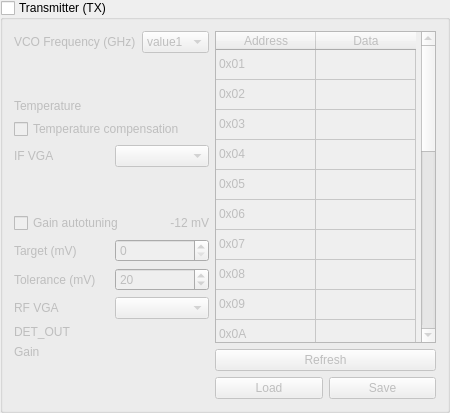
             <widget class="QGroupBox" name="gb_transmitter">
              <property name="sizePolicy">
               <sizepolicy hsizetype="Expanding" vsizetype="Expanding">
                <horstretch>0</horstretch>
                <verstretch>0</verstretch>
               </sizepolicy>
              </property>
              <property name="title">
               <string>Transmitter (TX)</string>
              </property>
              <property name="checkable">
               <bool>true</bool>
              </property>
              <property name="checked">
               <bool>false</bool>
              </property>
              <layout class="QVBoxLayout" name="verticalLayout_12">
               <item>
                <layout class="QHBoxLayout" name="horizontalLayout_12">
                 <item>
                  <layout class="QVBoxLayout" name="verticalLayout_7">
                   <item>
                    <layout class="QVBoxLayout" name="verticalLayout_4">
                     <item>
                      <layout class="QHBoxLayout" name="horizontalLayout_11">
                       <item>
                        <widget class="QLabel" name="lbl_tx_vco">
                         <property name="text">
                          <string>VCO Frequency (GHz)</string>
                         </property>
                        </widget>
                       </item>
                       <item>
                        <widget class="QComboBox" name="cb_tx_vco">
                         <item>
                          <property name="text">
                           <string>value1</string>
                          </property>
                         </item>
                         <item>
                          <property name="text">
                           <string>value2</string>
                          </property>
                         </item>
                        </widget>
                       </item>
                      </layout>
                     </item>
                     <item>
                      <spacer name="verticalSpacer_3">
                       <property name="orientation">
                        <enum>Qt::Vertical</enum>
                       </property>
                       <property name="sizeHint" stdset="0">
                        <size>
                         <width>20</width>
                         <height>40</height>
                        </size>
                       </property>
                      </spacer>
                     </item>
                     <item>
                      <layout class="QHBoxLayout" name="horizontalLayout_8">
                       <item>
                        <widget class="QLabel" name="lbl_tx_temp">
                         <property name="text">
                          <string>Temperature</string>
                         </property>
                        </widget>
                       </item>
                       <item>
                        <widget class="QLabel" name="lbl_tx_temp_dyn">
                         <property name="text">
                          <string/>
                         </property>
                         <property name="alignment">
                          <set>Qt::AlignRight|Qt::AlignTrailing|Qt::AlignVCenter</set>
                         </property>
                        </widget>
                       </item>
                      </layout>
                     </item>
                     <item>
                      <layout class="QHBoxLayout" name="horizontalLayout_43">
                       <item>
                        <widget class="QCheckBox" name="chk_tx_auto_ifvga">
                         <property name="text">
                          <string>Temperature compensation</string>
                         </property>
                        </widget>
                       </item>
                      </layout>
                     </item>
                     <item>
                      <layout class="QHBoxLayout" name="horizontalLayout_10">
                       <item>
                        <widget class="QLabel" name="lbl_tx_ifvga">
                         <property name="text">
                          <string>IF VGA</string>
                         </property>
                        </widget>
                       </item>
                       <item>
                        <widget class="QComboBox" name="cb_tx_ifvga">
                         <property name="currentIndex">
                          <number>-1</number>
                         </property>
                         <item>
                          <property name="text">
                           <string>value1</string>
                          </property>
                         </item>
                         <item>
                          <property name="text">
                           <string>value2</string>
                          </property>
                         </item>
                        </widget>
                       </item>
                      </layout>
                     </item>
                     <item>
                      <spacer name="verticalSpacer_4">
                       <property name="orientation">
                        <enum>Qt::Vertical</enum>
                       </property>
                       <property name="sizeHint" stdset="0">
                        <size>
                         <width>20</width>
                         <height>40</height>
                        </size>
                       </property>
                      </spacer>
                     </item>
                     <item>
                      <layout class="QHBoxLayout" name="horizontalLayout_14">
                       <item>
                        <widget class="QCheckBox" name="chk_tx_autotuning">
                         <property name="text">
                          <string>Gain autotuning</string>
                         </property>
                        </widget>
                       </item>
                       <item>
                        <widget class="QLabel" name="label_2">
                         <property name="text">
                          <string>-12 mV</string>
                         </property>
                         <property name="alignment">
                          <set>Qt::AlignRight|Qt::AlignTrailing|Qt::AlignVCenter</set>
                         </property>
                        </widget>
                       </item>
                      </layout>
                     </item>
                     <item>
                      <layout class="QHBoxLayout" name="horizontalLayout_44">
                       <item>
                        <widget class="QLabel" name="lbl_tx_target">
                         <property name="text">
                          <string>Target (mV)</string>
                         </property>
                        </widget>
                       </item>
                       <item>
                        <widget class="QSpinBox" name="sb_tx_target">
                         <property name="toolTip">
                          <string>TX_DET_OUT target voltage for the autotuning algorithm.</string>
                         </property>
                         <property name="readOnly">
                          <bool>false</bool>
                         </property>
                         <property name="maximum">
                          <number>1000</number>
                         </property>
                         <property name="value">
                          <number>0</number>
                         </property>
                        </widget>
                       </item>
                      </layout>
                     </item>
                     <item>
                      <layout class="QHBoxLayout" name="horizontalLayout_40">
                       <item>
                        <widget class="QLabel" name="lbl_tx_tolerance">
                         <property name="text">
                          <string>Tolerance (mV)</string>
                         </property>
                        </widget>
                       </item>
                       <item>
                        <widget class="QSpinBox" name="tx_tolerance">
                         <property name="toolTip">
                          <string>TX_DET_OUT target voltage for the autotuning algorithm.</string>
                         </property>
                         <property name="maximum">
                          <number>1000</number>
                         </property>
                         <property name="value">
                          <number>20</number>
                         </property>
                        </widget>
                       </item>
                      </layout>
                     </item>
                     <item>
                      <layout class="QHBoxLayout" name="horizontalLayout_7">
                       <item>
                        <widget class="QLabel" name="lbl_tx_rfvga">
                         <property name="text">
                          <string>RF VGA</string>
                         </property>
                        </widget>
                       </item>
                       <item>
                        <widget class="QComboBox" name="cb_tx_rfvga">
                         <property name="currentIndex">
                          <number>-1</number>
                         </property>
                         <item>
                          <property name="text">
                           <string>value1</string>
                          </property>
                         </item>
                         <item>
                          <property name="text">
                           <string>value2</string>
                          </property>
                         </item>
                        </widget>
                       </item>
                      </layout>
                     </item>
                     <item>
                      <layout class="QHBoxLayout" name="horizontalLayout_29">
                       <item>
                        <widget class="QLabel" name="lbl_tx_det">
                         <property name="text">
                          <string>DET_OUT</string>
                         </property>
                        </widget>
                       </item>
                       <item>
                        <widget class="QLabel" name="lbl_tx_det_dyn">
                         <property name="text">
                          <string/>
                         </property>
                         <property name="alignment">
                          <set>Qt::AlignRight|Qt::AlignTrailing|Qt::AlignVCenter</set>
                         </property>
                        </widget>
                       </item>
                      </layout>
                     </item>
                     <item>
                      <layout class="QHBoxLayout" name="horizontalLayout_39">
                       <item>
                        <widget class="QLabel" name="lbl_tx_gain">
                         <property name="text">
                          <string>Gain</string>
                         </property>
                        </widget>
                       </item>
                       <item>
                        <widget class="QLabel" name="lbl_tx_gain_dyn">
                         <property name="text">
                          <string/>
                         </property>
                         <property name="alignment">
                          <set>Qt::AlignRight|Qt::AlignTrailing|Qt::AlignVCenter</set>
                         </property>
                        </widget>
                       </item>
                      </layout>
                     </item>
                    </layout>
                   </item>
                   <item>
                    <spacer name="verticalSpacer">
                     <property name="orientation">
                      <enum>Qt::Vertical</enum>
                     </property>
                     <property name="sizeHint" stdset="0">
                      <size>
                       <width>20</width>
                       <height>40</height>
                      </size>
                     </property>
                    </spacer>
                   </item>
                  </layout>
                 </item>
                 <item>
                  <layout class="QVBoxLayout" name="verticalLayout_5">
                   <item>
                    <widget class="QTableWidget" name="tb_tx_registers">
                     <property name="minimumSize">
                      <size>
                       <width>218</width>
                       <height>0</height>
                      </size>
                     </property>
                     <property name="maximumSize">
                      <size>
                       <width>221</width>
                       <height>581</height>
                      </size>
                     </property>
                     <attribute name="verticalHeaderVisible">
                      <bool>false</bool>
                     </attribute>
                     <row>
                      <property name="text">
                       <string>0</string>
                      </property>
                     </row>
                     <row>
                      <property name="text">
                       <string>1</string>
                      </property>
                     </row>
                     <row>
                      <property name="text">
                       <string>2</string>
                      </property>
                     </row>
                     <row>
                      <property name="text">
                       <string>3</string>
                      </property>
                     </row>
                     <row>
                      <property name="text">
                       <string>4</string>
                      </property>
                     </row>
                     <row>
                      <property name="text">
                       <string>5</string>
                      </property>
                     </row>
                     <row>
                      <property name="text">
                       <string>6</string>
                      </property>
                     </row>
                     <row>
                      <property name="text">
                       <string>7</string>
                      </property>
                     </row>
                     <row>
                      <property name="text">
                       <string>8</string>
                      </property>
                     </row>
                     <row>
                      <property name="text">
                       <string>9</string>
                      </property>
                     </row>
                     <row>
                      <property name="text">
                       <string>10</string>
                      </property>
                     </row>
                     <row>
                      <property name="text">
                       <string>11</string>
                      </property>
                     </row>
                     <row>
                      <property name="text">
                       <string>12</string>
                      </property>
                     </row>
                     <row>
                      <property name="text">
                       <string>13</string>
                      </property>
                     </row>
                     <row>
                      <property name="text">
                       <string>14</string>
                      </property>
                     </row>
                     <row>
                      <property name="text">
                       <string>15</string>
                      </property>
                     </row>
                     <row>
                      <property name="text">
                       <string>16</string>
                      </property>
                     </row>
                     <row>
                      <property name="text">
                       <string>17</string>
                      </property>
                     </row>
                     <row>
                      <property name="text">
                       <string>18</string>
                      </property>
                     </row>
                     <row>
                      <property name="text">
                       <string>19</string>
                      </property>
                     </row>
                     <row>
                      <property name="text">
                       <string>20</string>
                      </property>
                     </row>
                     <row>
                      <property name="text">
                       <string>21</string>
                      </property>
                     </row>
                     <row>
                      <property name="text">
                       <string>22</string>
                      </property>
                     </row>
                     <row>
                      <property name="text">
                       <string>23</string>
                      </property>
                     </row>
                     <column>
                      <property name="text">
                       <string>Address</string>
                      </property>
                     </column>
                     <column>
                      <property name="text">
                       <string>Data</string>
                      </property>
                     </column>
                     <item row="0" column="0">
                      <property name="text">
                       <string>0x01</string>
                      </property>
                      <property name="flags">
                       <set>ItemIsEnabled</set>
                      </property>
                     </item>
                     <item row="0" column="1">
                      <property name="text">
                       <string/>
                      </property>
                     </item>
                     <item row="1" column="0">
                      <property name="text">
                       <string>0x02</string>
                      </property>
                      <property name="flags">
                       <set>ItemIsEnabled</set>
                      </property>
                     </item>
                     <item row="1" column="1">
                      <property name="text">
                       <string/>
                      </property>
                     </item>
                     <item row="2" column="0">
                      <property name="text">
                       <string>0x03</string>
                      </property>
                      <property name="flags">
                       <set>ItemIsEnabled</set>
                      </property>
                     </item>
                     <item row="2" column="1">
                      <property name="text">
                       <string/>
                      </property>
                     </item>
                     <item row="3" column="0">
                      <property name="text">
                       <string>0x04</string>
                      </property>
                      <property name="flags">
                       <set>ItemIsEnabled</set>
                      </property>
                     </item>
                     <item row="3" column="1">
                      <property name="text">
                       <string/>
                      </property>
                     </item>
                     <item row="4" column="0">
                      <property name="text">
                       <string>0x05</string>
                      </property>
                      <property name="flags">
                       <set>ItemIsEnabled</set>
                      </property>
                     </item>
                     <item row="4" column="1">
                      <property name="text">
                       <string/>
                      </property>
                     </item>
                     <item row="5" column="0">
                      <property name="text">
                       <string>0x06</string>
                      </property>
                      <property name="flags">
                       <set>ItemIsEnabled</set>
                      </property>
                     </item>
                     <item row="5" column="1">
                      <property name="text">
                       <string/>
                      </property>
                     </item>
                     <item row="6" column="0">
                      <property name="text">
                       <string>0x07</string>
                      </property>
                      <property name="flags">
                       <set>ItemIsEnabled</set>
                      </property>
                     </item>
                     <item row="6" column="1">
                      <property name="text">
                       <string/>
                      </property>
                     </item>
                     <item row="7" column="0">
                      <property name="text">
                       <string>0x08</string>
                      </property>
                      <property name="flags">
                       <set>ItemIsEnabled</set>
                      </property>
                     </item>
                     <item row="7" column="1">
                      <property name="text">
                       <string/>
                      </property>
                     </item>
                     <item row="8" column="0">
                      <property name="text">
                       <string>0x09</string>
                      </property>
                      <property name="flags">
                       <set>ItemIsEnabled</set>
                      </property>
                     </item>
                     <item row="8" column="1">
                      <property name="text">
                       <string/>
                      </property>
                     </item>
                     <item row="9" column="0">
                      <property name="text">
                       <string>0x0A</string>
                      </property>
                      <property name="flags">
                       <set>ItemIsEnabled</set>
                      </property>
                     </item>
                     <item row="9" column="1">
                      <property name="text">
                       <string/>
                      </property>
                     </item>
                     <item row="10" column="0">
                      <property name="text">
                       <string>0x0B</string>
                      </property>
                      <property name="flags">
                       <set>ItemIsEnabled</set>
                      </property>
                     </item>
                     <item row="10" column="1">
                      <property name="text">
                       <string/>
                      </property>
                     </item>
                     <item row="11" column="0">
                      <property name="text">
                       <string>0x0C</string>
                      </property>
                      <property name="flags">
                       <set>ItemIsEnabled</set>
                      </property>
                     </item>
                     <item row="11" column="1">
                      <property name="text">
                       <string/>
                      </property>
                     </item>
                     <item row="12" column="0">
                      <property name="text">
                       <string>0x10</string>
                      </property>
                      <property name="flags">
                       <set>ItemIsEnabled</set>
                      </property>
                     </item>
                     <item row="12" column="1">
                      <property name="text">
                       <string/>
                      </property>
                     </item>
                     <item row="13" column="0">
                      <property name="text">
                       <string>0x11</string>
                      </property>
                      <property name="flags">
                       <set>ItemIsEnabled</set>
                      </property>
                     </item>
                     <item row="13" column="1">
                      <property name="text">
                       <string/>
                      </property>
                     </item>
                     <item row="14" column="0">
                      <property name="text">
                       <string>0x12</string>
                      </property>
                      <property name="flags">
                       <set>ItemIsEnabled</set>
                      </property>
                     </item>
                     <item row="14" column="1">
                      <property name="text">
                       <string/>
                      </property>
                     </item>
                     <item row="15" column="0">
                      <property name="text">
                       <string>0x13</string>
                      </property>
                      <property name="flags">
                       <set>ItemIsEnabled</set>
                      </property>
                     </item>
                     <item row="15" column="1">
                      <property name="text">
                       <string/>
                      </property>
                     </item>
                     <item row="16" column="0">
                      <property name="text">
                       <string>0x14</string>
                      </property>
                      <property name="flags">
                       <set>ItemIsEnabled</set>
                      </property>
                     </item>
                     <item row="16" column="1">
                      <property name="text">
                       <string/>
                      </property>
                     </item>
                     <item row="17" column="0">
                      <property name="text">
                       <string>0x15</string>
                      </property>
                      <property name="flags">
                       <set>ItemIsEnabled</set>
                      </property>
                     </item>
                     <item row="17" column="1">
                      <property name="text">
                       <string/>
                      </property>
                     </item>
                     <item row="18" column="0">
                      <property name="text">
                       <string>0x16</string>
                      </property>
                      <property name="flags">
                       <set>ItemIsEnabled</set>
                      </property>
                     </item>
                     <item row="18" column="1">
                      <property name="text">
                       <string/>
                      </property>
                     </item>
                     <item row="19" column="0">
                      <property name="text">
                       <string>0x17</string>
                      </property>
                      <property name="flags">
                       <set>ItemIsEnabled</set>
                      </property>
                     </item>
                     <item row="19" column="1">
                      <property name="text">
                       <string/>
                      </property>
                     </item>
                     <item row="20" column="0">
                      <property name="text">
                       <string>0x18</string>
                      </property>
                      <property name="flags">
                       <set>ItemIsEnabled</set>
                      </property>
                     </item>
                     <item row="20" column="1">
                      <property name="text">
                       <string/>
                      </property>
                     </item>
                     <item row="21" column="0">
                      <property name="text">
                       <string>0x19</string>
                      </property>
                      <property name="flags">
                       <set>ItemIsEnabled</set>
                      </property>
                     </item>
                     <item row="21" column="1">
                      <property name="text">
                       <string/>
                      </property>
                     </item>
                     <item row="22" column="0">
                      <property name="text">
                       <string>0x1A</string>
                      </property>
                      <property name="flags">
                       <set>ItemIsEnabled</set>
                      </property>
                     </item>
                     <item row="22" column="1">
                      <property name="text">
                       <string/>
                      </property>
                     </item>
                     <item row="23" column="0">
                      <property name="text">
                       <string>0x1B</string>
                      </property>
                      <property name="flags">
                       <set>ItemIsEnabled</set>
                      </property>
                     </item>
                     <item row="23" column="1">
                      <property name="text">
                       <string/>
                      </property>
                     </item>
                    </widget>
                   </item>
                   <item>
                    <layout class="QHBoxLayout" name="horizontalLayout_27">
                     <item>
                      <widget class="QPushButton" name="btn_tx_refresh_regs">
                       <property name="text">
                        <string>Refresh</string>
                       </property>
                      </widget>
                     </item>
                    </layout>
                   </item>
                   <item>
                    <layout class="QHBoxLayout" name="horizontalLayout_33">
                     <item>
                      <widget class="QPushButton" name="btn_tx_load_regs">
                       <property name="text">
                        <string>Load</string>
                       </property>
                      </widget>
                     </item>
                     <item>
                      <widget class="QPushButton" name="btn_tx_save_regs">
                       <property name="text">
                        <string>Save</string>
                       </property>
                      </widget>
                     </item>
                    </layout>
                   </item>
                  </layout>
                 </item>
                </layout>
               </item>
              </layout>
             </widget>
